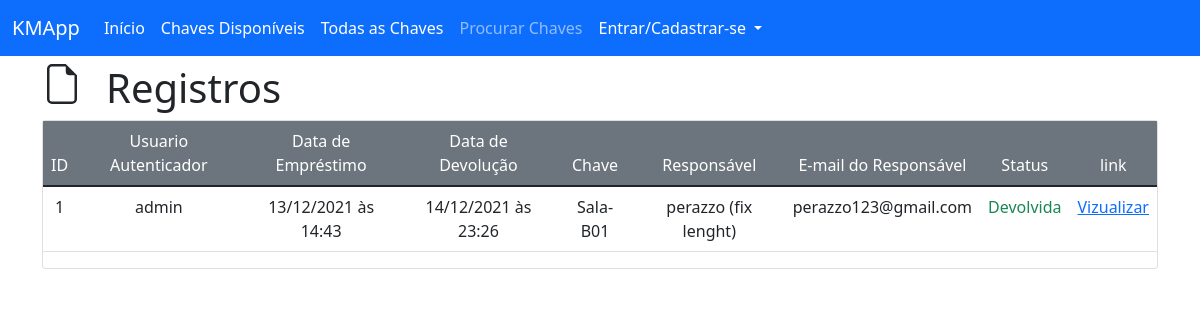
/view/registries, run on an earlier commit of the app's database.
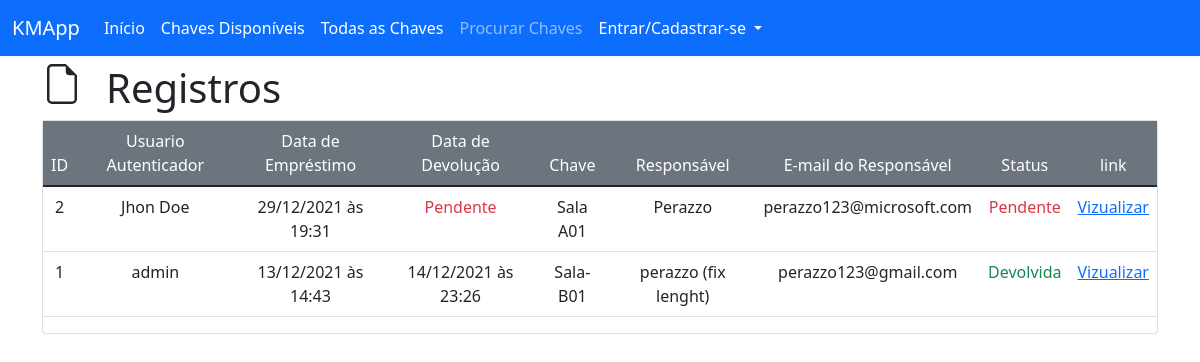
And on a later commit of the database.
### key_manager/models/registry.py (models this page shows, shortened)
class Registry(db.Model):
    __tablename__ = 'registries'
    id = db.Column(db.Integer, primary_key=True)
    user_id = db.Column(db.Integer, db.ForeignKey('users.id'), nullable=False)
    key_loan_date = db.Column(db.DateTime, nullable=False, default=datetime.utcnow)
    key_return_date = db.Column(db.DateTime, nullable=True)
    key_id = db.Column(db.Integer, db.ForeignKey('keys.id'), nullable=False)
    holder_name = db.Column(db.String(100), nullable=False)
    holder_email = db.Column(db.String(100), nullable=True)

### key_manager/models/user.py (models this page shows, shortened)
class User(db.Model):
    __tablename__ = 'users'
    id = db.Column(db.Integer, primary_key=True)
    name = db.Column(db.String(100), unique=False, nullable=False)
    username = db.Column(db.String(100), unique=True, nullable=False)
    email = db.Column(db.String(100), unique=True, nullable=False)
    phone = db.Column(db.String(20), nullable=True)
    password = db.Column(db.String(100), unique=True, nullable=False)
    creation_date = db.Column(db.DateTime, nullable=False, default=datetime.utcnow)
    '''
        Usertype pode ser Três master possui todas as permissões,
        E admin possui menos permissões e normal não possui permissões
    '''
    usertype = db.Column(db.String(6), default="normal")

### key_manager/models/key.py (models this page shows, shortened)
class Key(db.Model):
    __tablename__ = 'keys'
    id = db.Column(db.Integer, primary_key=True)
    key_category_id = db.Column(db.Integer, db.ForeignKey("categories.id"))
    key_avaliable = db.Column(db.Boolean, default=True)
    name = db.Column(db.String(100), unique=False, nullable=False)
    slug = db.Column(db.String(100), unique=True, nullable=False)
    creation_date = db.Column(db.DateTime, nullable=False, default=datetime.utcnow)

### key_manager/routes/views.py (the view)
@view.route("/registries")
def viewAllRegistries():
    registries = Registry.query.order_by(Registry.key_loan_date.desc()).all()
    key = Key.query
    user = User.query
    return render_template("view/registries.html", registries=registries, key=key, user=user, hidden_footer=True, title="Registros")

### key_manager/templates/view/registries.html
{% extends 'base.html' %}
{% block content %}
<div class="row">
    <svg xmlns="http://www.w3.org/2000/svg" width="40" height="40" fill="currentColor" class="bi bi-file-earmark col-auto" viewBox="0 0 16 16">
        <path d="M14 4.5V14a2 2 0 0 1-2 2H4a2 2 0 0 1-2-2V2a2 2 0 0 1 2-2h5.5L14 4.5zm-3 0A1.5 1.5 0 0 1 9.5 3V1H4a1 1 0 0 0-1 1v12a1 1 0 0 0 1 1h8a1 1 0 0 0 1-1V4.5h-2z"/>
    </svg>
    <h1 class="col-auto">Registros</h1>
</div>
<div class="card">
    <div class="car-body">
        <table class="table">
            <thead class="bg-secondary text-white">
                <tr>
                    <td class="col-auto text-center">ID</td>
                    <td class="col-auto text-center">Usuario Autenticador</td>
                    <td class="col-auto text-center">Data de Empréstimo</td>
                    <td class="col-auto text-center">Data de Devolução</td>
                    <td class="col-auto text-center">Chave</td>
                    <td class="col-auto text-center">Responsável</td>
                    <td class="col-auto text-center">E-mail do Responsável</td>
                    <td class="col-auto text-center">Status</td>
                    <td class="col-auto text-center">link</td>
                </tr>
            </thead>
            <tbody>
                {% for registry in registries %}
                <tr>
                    <td class="col-auto text-center">{{ registry.id }}</td>
                    <td class="col-auto text-center">{{ user.filter_by(id=registry.user_id).first().username }}</td>
                    <td class="col-auto text-center">{{ registry.key_loan_date.strftime("%d/%m/%Y às %H:%M") }}</td>
                    <td class="col-auto text-center">
                        {% if registry.key_return_date == none %}
                        <span class="text-danger">Pendente</span>
                        {% else %}
                        {{ registry.key_return_date.strftime("%d/%m/%Y às %H:%M") }}
                        {% endif %}
                    </td>
                    <td class="col-auto text-center">{{ key.filter_by(id=registry.key_id).first().name }}</td>
                    <td class="col-auto text-center">{{ registry.holder_name }}</td>
                    <td class="col-auto text-center">{{ registry.holder_email }}</td>
                    <td class="col-auto text-center">
                        {% if registry.key_return_date == none %}
                        <span class="text-danger">Pendente</span>
                        {% else %}
                        <span class="text-success">Devolvida</span>
                        {% endif %}
                    </td>
                    <td class="col-auto text-center"><a href="{{url_for('view.viewReg', reg_id=registry.id)}}">Vizualizar</a></td>
                </tr>
            {% endfor %}
            </tbody>
        </table>
    </div>
</div>
{% endblock %}

### key_manager/templates/base.html (shortened to what this page needs)
 <!DOCTYPE html>
 <html lang="pt-br">
 <head>
    <link href="https://cdn.jsdelivr.net/npm/bootstrap@5.1.3/dist/css/bootstrap.min.css" rel="stylesheet">
 </head>
 <body>
    {% include "partials/navbar.html" %}
    <div class="container mt-2 mb-4">
    {% block content %}
    {% endblock %}
    </div>
 </body>
 </html>

### key_manager/templates/partials/navbar.html (shortened to what this page needs)
<nav class="navbar navbar-expand-lg navbar-dark bg-primary">
  <div class="container-fluid">
    <a class="navbar-brand" href="#">KMApp</a>
    <div class="collapse navbar-collapse" id="navbarNavDropdown">
      <ul class="navbar-nav">
        <li class="nav-item">
          <a class="nav-link active" aria-current="page" href="{{url_for('index')}}">Início</a>
        </li>
        <li class="nav-item">
          <a class="nav-link active" href="{{ url_for('view.viewIndex') }}">Chaves Disponíveis</a>
        </li>
        <li class="nav-item">
          <a class="nav-link active" href="{{ url_for('view.viewAllKeys') }}">Todas as Chaves</a>
        </li>
        <li class="nav-item">
          <a class="nav-link deactive" href="#">Procurar Chaves</a>
        </li>
        <li class="nav-item dropdown">
          <a class="nav-link dropdown-toggle active" href="{{ url_for('login') }}" id="navbarDropdownMenuLink" role="button" data-bs-toggle="dropdown" aria-expanded="false">
            {% if session.get('user_auth') %}{{ session.get('user_username') }}{% else %}Entrar/Cadastrar-se{% endif %}
          </a>
        </li>
      </ul>
    </div>
  </div>
</nav>

What changed in the data, as far as the page shows it:
added Registry: id "2", key_loan_date "29/12/2021 às 19:31", shows "Pendente", filter_by "Sala A01", holder_name "Perazzo", holder_email "perazzo123@microsoft.com"
added User: filter_by "Jhon Doe"
